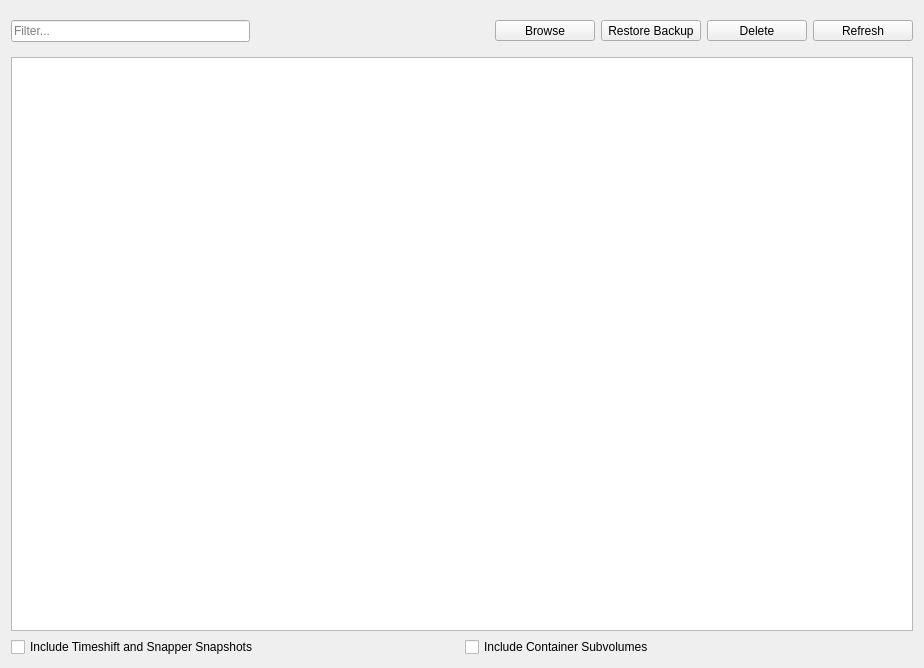
          <widget class="QWidget" name="scrollAreaWidgetContents_2">
           <property name="geometry">
            <rect>
             <x>0</x>
             <y>0</y>
             <width>924</width>
             <height>668</height>
            </rect>
           </property>
           <layout class="QGridLayout" name="gridLayout_10">
            <item row="2" column="0">
             <layout class="QHBoxLayout" name="horizontalLayout_includeSubvolumes">
              <item>
               <widget class="QCheckBox" name="checkBox_subvolIncludeSnapshots">
                <property name="toolTip">
                 <string>&lt;html&gt;&lt;head/&gt;&lt;body&gt;&lt;p&gt;Include children subvolumes of .snapshots and timeshift folders.&lt;/p&gt;&lt;/body&gt;&lt;/html&gt;</string>
                </property>
                <property name="text">
                 <string>Include Timeshift and Snapper Snapshots</string>
                </property>
                <property name="checked">
                 <bool>false</bool>
                </property>
               </widget>
              </item>
              <item>
               <widget class="QCheckBox" name="checkBox_subvolIncludeContainer">
                <property name="text">
                 <string>Include Container Subvolumes</string>
                </property>
                <property name="checked">
                 <bool>false</bool>
                </property>
               </widget>
              </item>
             </layout>
            </item>
            <item row="0" column="0">
             <widget class="QFrame" name="frame_subvolumesOptions">
              <layout class="QHBoxLayout" name="horizontalLayout_9">
               <property name="leftMargin">
                <number>0</number>
               </property>
               <property name="rightMargin">
                <number>0</number>
               </property>
               <item>
                <widget class="FilterLineEdit" name="lineEdit_subvolFilter">
                 <property name="placeholderText">
                  <string>Filter...</string>
                 </property>
                </widget>
               </item>
               <item>
                <spacer name="horizontalSpacer_9">
                 <property name="orientation">
                  <enum>Qt::Horizontal</enum>
                 </property>
                 <property name="sizeHint" stdset="0">
                  <size>
                   <width>40</width>
                   <height>20</height>
                  </size>
                 </property>
                </spacer>
               </item>
               <item>
                <widget class="QToolButton" name="toolButton_subvolumeBrowse">
                 <property name="minimumSize">
                  <size>
                   <width>100</width>
                   <height>0</height>
                  </size>
                 </property>
                 <property name="text">
                  <string>Browse</string>
                 </property>
                 <property name="icon">
                  <iconset resource="../../icons/icons.qrc">
                   <normaloff>:/icons/folder.svg</normaloff>:/icons/folder.svg</iconset>
                 </property>
                 <property name="toolButtonStyle">
                  <enum>Qt::ToolButtonTextUnderIcon</enum>
                 </property>
                </widget>
               </item>
               <item>
                <widget class="QToolButton" name="toolButton_subvolRestoreBackup">
                 <property name="minimumSize">
                  <size>
                   <width>100</width>
                   <height>0</height>
                  </size>
                 </property>
                 <property name="text">
                  <string>Restore Backup</string>
                 </property>
                 <property name="icon">
                  <iconset resource="../../icons/icons.qrc">
                   <normaloff>:/icons/restore.svg</normaloff>:/icons/restore.svg</iconset>
                 </property>
                 <property name="toolButtonStyle">
                  <enum>Qt::ToolButtonTextUnderIcon</enum>
                 </property>
                </widget>
               </item>
               <item>
                <widget class="QToolButton" name="toolButton_subvolDelete">
                 <property name="minimumSize">
                  <size>
                   <width>100</width>
                   <height>0</height>
                  </size>
                 </property>
                 <property name="text">
                  <string>Delete</string>
                 </property>
                 <property name="icon">
                  <iconset resource="../../icons/icons.qrc">
                   <normaloff>:/icons/minus.svg</normaloff>:/icons/minus.svg</iconset>
                 </property>
                 <property name="toolButtonStyle">
                  <enum>Qt::ToolButtonTextUnderIcon</enum>
                 </property>
                </widget>
               </item>
               <item>
                <widget class="QToolButton" name="toolButton_subvolRefresh">
                 <property name="minimumSize">
                  <size>
                   <width>100</width>
                   <height>0</height>
                  </size>
                 </property>
                 <property name="text">
                  <string>Refresh</string>
                 </property>
                 <property name="icon">
                  <iconset resource="../../icons/icons.qrc">
                   <normaloff>:/icons/reload.svg</normaloff>:/icons/reload.svg</iconset>
                 </property>
                 <property name="toolButtonStyle">
                  <enum>Qt::ToolButtonTextUnderIcon</enum>
                 </property>
                </widget>
               </item>
              </layout>
             </widget>
            </item>
            <item row="1" column="0">
             <widget class="QTableView" name="tableView_subvols">
              <property name="selectionMode">
               <enum>QAbstractItemView::ExtendedSelection</enum>
              </property>
              <property name="selectionBehavior">
               <enum>QAbstractItemView::SelectRows</enum>
              </property>
              <property name="sortingEnabled">
               <bool>true</bool>
              </property>
              <property name="wordWrap">
               <bool>false</bool>
              </property>
              <attribute name="horizontalHeaderStretchLastSection">
               <bool>false</bool>
              </attribute>
              <attribute name="verticalHeaderVisible">
               <bool>false</bool>
              </attribute>
              <attribute name="verticalHeaderStretchLastSection">
               <bool>false</bool>
              </attribute>
             </widget>
            </item>
           </layout>
          </widget>
